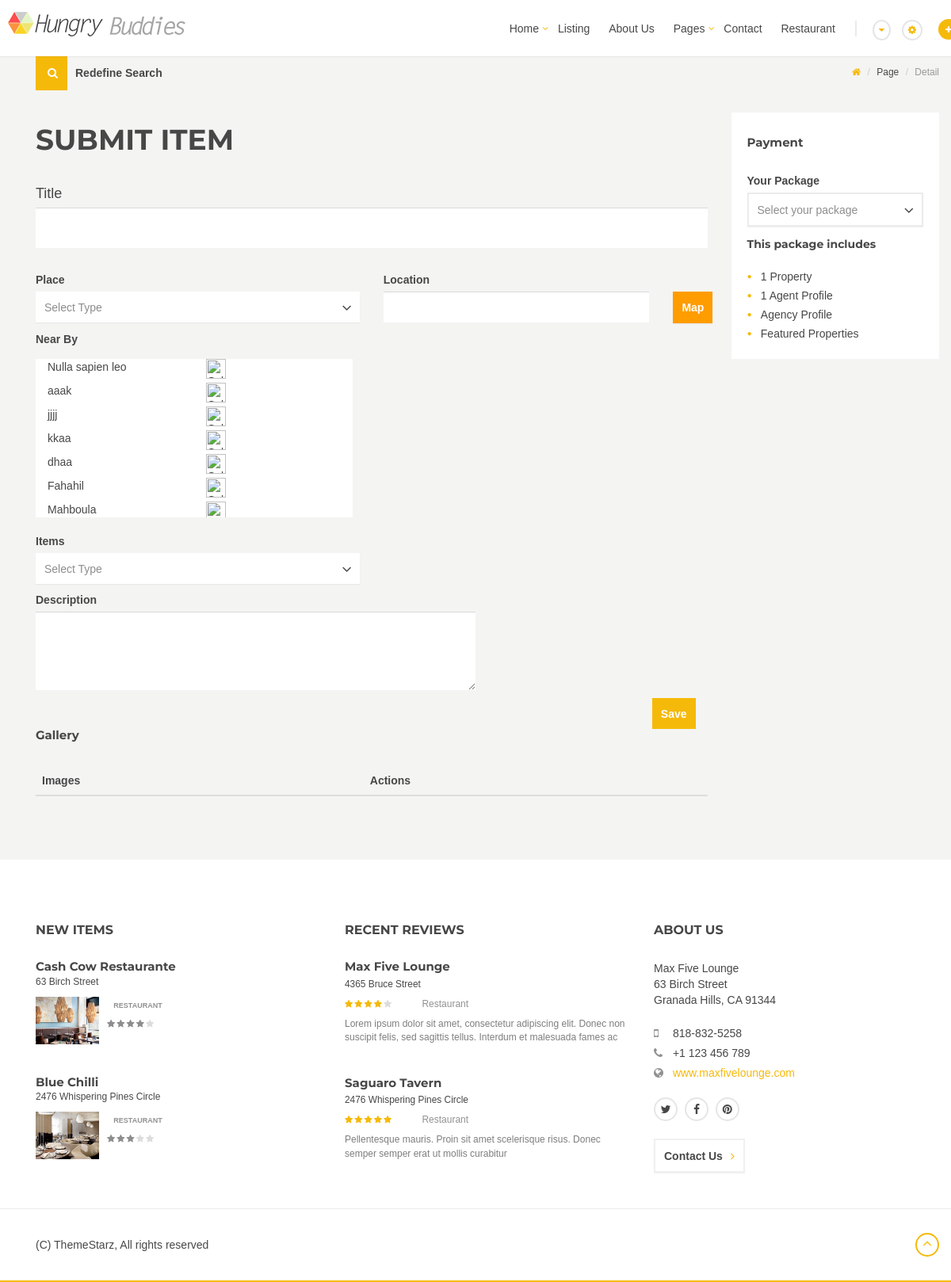
Page /index.php/feeds/edit_feeds on the committed database.
### tables this page shows
CREATE TABLE `restaurant_branches` (
  `id` int(11) UNSIGNED NOT NULL,
  `branch_name` varchar(100) NOT NULL,
  `latitude` float(10,6) NOT NULL,
  `longitude` float(10,6) NOT NULL,
  `restaurant_id` int(11) NOT NULL
);

### application/controllers/Feeds.php (called while the page is built, shortened)
<?php
class Feeds extends CI_Controller {
    function edit_feeds() {
        $data['folder_name'] = 'main';
        $data['header_name'] = 'header_user';
        $data['nav_name'] = 'nav_main';
        $data['file_name'] = 'edit_feeds';
        $feed_id = $this->uri->segment(3);
        $this->load->model('feeds_model');
        $this->load->model('feed_images_model');
        $this->load->model('restaurant_menu_items_model');
        $data['feeds'] = $this->feeds_model->get_by_id($feed_id);
        $rest_data = $this->feeds_model->get_by_id($feed_id);
        $restaurant_branch_id = $rest_data->branch_id;
        $data['items'] = $this->restaurant_menu_items_model->get_branch_items_by_id($restaurant_branch_id);
        $data['feed_images'] = $this->feed_images_model->get_by_id($feed_id);
        $lat = $this->input->post('lat');
        $lng = $this->input->post('lng');
        $lat = !empty($lat) && is_numeric($lat) ? $lat : 'NULL';
        $lng = !empty($lng) && is_numeric($lng) ? $lng : 'NULL';
        if (!empty($lat) && !empty($lng)) {
            $this->load->model('restaurant_branches_model');
            $near_branches = $this->restaurant_branches_model->get_near_branches($lat, $lng);
            $data['near_branches'] = $near_branches;
        }
        $data['user_data'] = $this->ion_auth->user()->row();
        $this->load->view('index', $data);
    }
}
?>

### index.php (called while the page is built, shortened)
<?php
require_once BASEPATH.'core/CodeIgniter.php';

### application/models/restaurant_branches_model.php (called while the page is built, shortened)
<?php
class Restaurant_branches_model extends CI_Model
{
    function get_near_branches($lat,$lng){
        $this->db->select("restaurant_branches.id,branch_name AS name,logo_url, ( 3959 * ACOS( COS( RADIANS($lat) ) * COS( RADIANS( latitude ) ) * COS( RADIANS( longitude ) - RADIANS($lng) ) + SIN( RADIANS($lat) ) * SIN( RADIANS( latitude ) ) ) ) AS distance",false);
        $this->db->from('restaurant_branches');
        $this->db->join('restaurant','restaurant_branches.restaurant_id=restaurant.id','LEFT');
        $this->db->order_by('distance');
        $query = $this->db->get();
        if ($query->num_rows() < 1) {
            return null;
        } else {
            return $query->result();
        }
    }
}

### application/views/main/edit_feeds.php (the view, shortened to what this page needs)
<section class="sub-header">
    <div class="breadcrumb-wrapper">
        <div class="container">
            <div class="redefine-search">
                <a href="#redefine-search-form" class="inner" data-toggle="collapse" aria-expanded="false" aria-controls="redefine-search-form">
                    <span class="icon"></span>
                    <span>Redefine Search</span>
                </a>
            </div>
            <ol class="breadcrumb">
                <li><a href="index-directory.html"><i class="fa fa-home"></i></a></li>
                <li><a href="#">Page</a></li>
                <li class="active">Detail</li>
            </ol>
        </div>
    </div>
</section>
<div id="page-content">
    <section class="container">
        <div class="row">
            <div class="col-md-9">
                <header>
                    <h1 class="page-title">Submit Item</h1>
                </header>
                <form  name="form-edit_feed"  id="form-edit_feeds" role="form" method="post" action="" enctype="multipart/form-data">
                    <section>
                        <div class="form-group large">
                            <label for="title">Title</label>
                            <input type="text" class="form-control" value="<?php echo $feeds->title; ?>" id="title" name="title">
                        </div>
                    </section>
                    <section>
                        <div class="row">
                            <div class="col-md-6 col-sm-6">
                                <div class="form-group">
                                    <label for="type">Place</label>
                                </div>
                            </div>
                            <div class="col-md-5 col-sm-5">
                                <div class="form-group">
                                    <label for="location">Location</label>
                                    <input type="text" class="form-control" value="<?php echo $feeds->location; ?>" id="location" name="location">
                                </div>
                            </div>
                            <div class="col-md-1 col-sm-1">
                                <div class="form-group">
                                    <label for="location">&nbsp; &nbsp;</label>
                                    <button  type="button" class="btn btn-primary btn-sm" data-toggle="modal"  data-target="#google_map_model" style="background: #ff9c00;color: white">Map</button>
                                </div>
                            </div>
                            <div class="col-md-6 col-sm-6">
                                <div class="form-group">
                                    <label for="">Near By</label>
                                </div>
                                <div class="div_branche" id=""  style=" width:400px ;height:200px;">
                                    <?php
                                    if(!empty($near_branches)){
                                        foreach($near_branches as $branch){?>
                                            <div class="col-md-6" ><a class="branch_id" href="#"   value="<?=$branch->id?>"><?=$branch->name?> </a></div>
                                            <div class="col-md-3"><a class="branch_id" href="#" value="<?=$branch->id?>"><input type="image" src="<?=$branch->logo_url?>" style="height:25px;width:25px;" /></a></div>
                                        <?php }
                                    }
                                    ?>
                                </div>
                            </div>
                        </div>
                        <br>
                        <div class="row">
                            <div class="col-md-6 col-sm-6 item_div"  >
                                <div class="form-group" >
                                    <label for="type">Items</label>
                                </div>
                            </div>
                            <div class="col-md-8 col-sm-8">
                                <div class="form-group">
                                    <label for="description">Description</label>
                                    <textarea type="text" class="form-control" cols="4" rows="4" id="desc" name="desc"><?php echo $feeds->desc; ?></textarea>
                                </div>
                            </div>
                        </div>
                        <div class="col-md-12">
                            <div class="form-group">
                                <input type="submit" name="form-edit_feed" class="btn btn-default pull-right"  value="Save">
                            </div>
                        </div>
                    </section>
                </form>
                <section>
                    <h3>Gallery</h3>
                    <div >
                        <table id="example3" class="display table" style="width: 100%;">
                            <thead>
                                <tr>
                                    <th>Images</th>
                                    <th>Actions</th>
                                </tr>
                            </thead>
                        </table>
                    </div>
                </section>
            </div>
            <div class="col-md-3">
                <aside id="sidebar">
                    <div class="sidebar-box">
                        <h3>Payment</h3>
                        <div class="form-group">
                            <label for="package">Your Package</label>
                            <select name="package" id="package" class="framed">
                                <option value="">Select your package</option>
                            </select>
                        </div>
                        <h4>This package includes</h4>
                        <ul class="bullets">
                            <li>1 Property</li>
                            <li>1 Agent Profile</li>
                            <li class="disabled">Agency Profile</li>
                            <li class="disabled">Featured Properties</li>
                        </ul>
                    </div>
                </aside>
            </div>
        </div>
    </section>
</div>

### application/views/main/edit_feeds.php (style rules this page uses)
.div_branche { padding:0; overflow: scroll; overflow-x:hidden; background-color: white; height: auto; }

### rows in the picture
restaurant_branches: $branch->id 3 (drawn), branch_name "Nulla sapien leo"
restaurant_branches: $branch->id 24 (drawn), branch_name "aaak"
restaurant_branches: $branch->id 22 (drawn), branch_name "jjjj"
restaurant_branches: $branch->id 21 (drawn), branch_name "kkaa"
restaurant_branches: $branch->id 20 (drawn), branch_name "dhaa"
restaurant_branches: $branch->id 17 (drawn), branch_name "Fahahil"
restaurant_branches: $branch->id 16 (drawn), branch_name "Mahboula"
